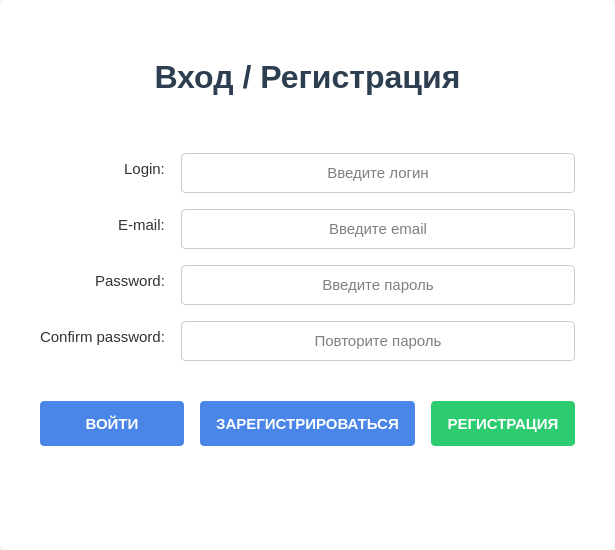
<?xml version="1.0" encoding="UTF-8"?>
<ui version="4.0">
 <class>AuthRegWindow</class>
 <widget class="QMainWindow" name="AuthRegWindow">
  <property name="geometry">
   <rect>
    <x>0</x>
    <y>0</y>
    <width>615</width>
    <height>550</height>
   </rect>
  </property>
  <property name="sizePolicy">
   <sizepolicy hsizetype="Preferred" vsizetype="Preferred">
    <horstretch>0</horstretch>
    <verstretch>0</verstretch>
   </sizepolicy>
  </property>
  <property name="windowTitle">
   <string>Easy Week - Вход</string>
  </property>
  <property name="styleSheet">
   <string notr="true">QMainWindow {
    background-color: #f5f5f5;
}

QLabel {
    color: #333333;
}

QPushButton {
    background-color: #4a86e8;
    color: white;
    border: none;
    padding: 8px 16px;
    border-radius: 4px;
    font-weight: bold;
}

QPushButton:hover {
    background-color: #3a76d8;
}

QPushButton:pressed {
    background-color: #2a66c8;
}

QLineEdit {
    border: 1px solid #cccccc;
    border-radius: 4px;
    padding: 8px;
    background-color: white;
}

QLineEdit:focus {
    border: 1px solid #4a86e8;
}

#title {
    color: #2c3e50;
    font-weight: bold;
}

#centralwidget {
    background-color: white;
    border-radius: 8px;
}

#reportMessage {
    color: #e74c3c;
    font-style: italic;
}</string>
  </property>
  <widget class="QWidget" name="centralwidget">
   <layout class="QVBoxLayout" name="horizontalLayout_2">
    <property name="spacing">
     <number>20</number>
    </property>
    <property name="leftMargin">
     <number>40</number>
    </property>
    <property name="topMargin">
     <number>40</number>
    </property>
    <property name="rightMargin">
     <number>40</number>
    </property>
    <property name="bottomMargin">
     <number>40</number>
    </property>
    <item>
     <layout class="QVBoxLayout" name="verticalLayout">
      <property name="spacing">
       <number>24</number>
      </property>
      <item>
       <widget class="QLabel" name="title">
        <property name="enabled">
         <bool>true</bool>
        </property>
        <property name="font">
         <font>
          <family>Segoe UI</family>
          <pointsize>24</pointsize>
          <bold>true</bold>
         </font>
        </property>
        <property name="layoutDirection">
         <enum>Qt::LayoutDirection::LeftToRight</enum>
        </property>
        <property name="frameShape">
         <enum>QFrame::Shape::NoFrame</enum>
        </property>
        <property name="text">
         <string>Вход / Регистрация</string>
        </property>
        <property name="alignment">
         <set>Qt::AlignmentFlag::AlignCenter</set>
        </property>
       </widget>
      </item>
      <item>
       <layout class="QFormLayout" name="formLayout">
        <property name="sizeConstraint">
         <enum>QLayout::SizeConstraint::SetNoConstraint</enum>
        </property>
        <property name="labelAlignment">
         <set>Qt::AlignmentFlag::AlignRight|Qt::AlignmentFlag::AlignTrailing|Qt::AlignmentFlag::AlignVCenter</set>
        </property>
        <property name="formAlignment">
         <set>Qt::AlignmentFlag::AlignJustify|Qt::AlignmentFlag::AlignTop</set>
        </property>
        <property name="horizontalSpacing">
         <number>16</number>
        </property>
        <property name="verticalSpacing">
         <number>16</number>
        </property>
        <property name="leftMargin">
         <number>0</number>
        </property>
        <property name="topMargin">
         <number>16</number>
        </property>
        <property name="rightMargin">
         <number>0</number>
        </property>
        <property name="bottomMargin">
         <number>16</number>
        </property>
        <item row="1" column="0">
         <widget class="QLabel" name="loginLabel">
          <property name="font">
           <font>
            <pointsize>11</pointsize>
           </font>
          </property>
          <property name="text">
           <string>Login:</string>
          </property>
          <property name="textFormat">
           <enum>Qt::TextFormat::AutoText</enum>
          </property>
          <property name="alignment">
           <set>Qt::AlignmentFlag::AlignCenter</set>
          </property>
         </widget>
        </item>
        <item row="1" column="1">
         <widget class="QLineEdit" name="loginLine">
          <property name="minimumSize">
           <size>
            <width>0</width>
            <height>40</height>
           </size>
          </property>
          <property name="font">
           <font>
            <pointsize>11</pointsize>
           </font>
          </property>
          <property name="styleSheet">
           <string notr="true">color: black;</string>
          </property>
          <property name="alignment">
           <set>Qt::AlignmentFlag::AlignCenter</set>
          </property>
          <property name="placeholderText">
           <string>Введите логин</string>
          </property>
         </widget>
        </item>
        <item row="2" column="0">
         <widget class="QLabel" name="emailLabel">
          <property name="font">
           <font>
            <pointsize>11</pointsize>
           </font>
          </property>
          <property name="text">
           <string>E-mail:</string>
          </property>
          <property name="textFormat">
           <enum>Qt::TextFormat::AutoText</enum>
          </property>
          <property name="alignment">
           <set>Qt::AlignmentFlag::AlignCenter</set>
          </property>
         </widget>
        </item>
        <item row="2" column="1">
         <widget class="QLineEdit" name="emailLine">
          <property name="minimumSize">
           <size>
            <width>0</width>
            <height>40</height>
           </size>
          </property>
          <property name="font">
           <font>
            <pointsize>11</pointsize>
           </font>
          </property>
          <property name="styleSheet">
           <string notr="true">color: black;</string>
          </property>
          <property name="locale">
           <locale language="English" country="UnitedStates"/>
          </property>
          <property name="alignment">
           <set>Qt::AlignmentFlag::AlignCenter</set>
          </property>
          <property name="placeholderText">
           <string>Введите email</string>
          </property>
         </widget>
        </item>
        <item row="3" column="0">
         <widget class="QLabel" name="passwordLabel">
          <property name="font">
           <font>
            <pointsize>11</pointsize>
           </font>
          </property>
          <property name="text">
           <string>Password:</string>
          </property>
          <property name="textFormat">
           <enum>Qt::TextFormat::AutoText</enum>
          </property>
          <property name="alignment">
           <set>Qt::AlignmentFlag::AlignCenter</set>
          </property>
         </widget>
        </item>
        <item row="3" column="1">
         <widget class="QLineEdit" name="passwordLine">
          <property name="minimumSize">
           <size>
            <width>0</width>
            <height>40</height>
           </size>
          </property>
          <property name="font">
           <font>
            <pointsize>11</pointsize>
           </font>
          </property>
          <property name="styleSheet">
           <string notr="true">color: black;</string>
          </property>
          <property name="echoMode">
           <enum>QLineEdit::EchoMode::Password</enum>
          </property>
          <property name="alignment">
           <set>Qt::AlignmentFlag::AlignCenter</set>
          </property>
          <property name="placeholderText">
           <string>Введите пароль</string>
          </property>
         </widget>
        </item>
        <item row="4" column="0">
         <widget class="QLabel" name="confirmPasswordLabel">
          <property name="font">
           <font>
            <pointsize>11</pointsize>
           </font>
          </property>
          <property name="text">
           <string>Confirm password:</string>
          </property>
          <property name="textFormat">
           <enum>Qt::TextFormat::AutoText</enum>
          </property>
          <property name="alignment">
           <set>Qt::AlignmentFlag::AlignCenter</set>
          </property>
         </widget>
        </item>
        <item row="4" column="1">
         <widget class="QLineEdit" name="confirmPasswordLine">
          <property name="minimumSize">
           <size>
            <width>0</width>
            <height>40</height>
           </size>
          </property>
          <property name="font">
           <font>
            <pointsize>11</pointsize>
           </font>
          </property>
          <property name="styleSheet">
           <string notr="true">color: black;</string>
          </property>
          <property name="echoMode">
           <enum>QLineEdit::EchoMode::Password</enum>
          </property>
          <property name="alignment">
           <set>Qt::AlignmentFlag::AlignCenter</set>
          </property>
          <property name="placeholderText">
           <string>Повторите пароль</string>
          </property>
         </widget>
        </item>
       </layout>
      </item>
      <item>
       <layout class="QHBoxLayout" name="horizontalLayout">
        <property name="spacing">
         <number>16</number>
        </property>
        <item>
         <widget class="QPushButton" name="loginButton">
          <property name="enabled">
           <bool>true</bool>
          </property>
          <property name="minimumSize">
           <size>
            <width>0</width>
            <height>45</height>
           </size>
          </property>
          <property name="maximumSize">
           <size>
            <width>16777215</width>
            <height>16777215</height>
           </size>
          </property>
          <property name="baseSize">
           <size>
            <width>0</width>
            <height>0</height>
           </size>
          </property>
          <property name="font">
           <font>
            <pointsize>11</pointsize>
            <bold>true</bold>
           </font>
          </property>
          <property name="text">
           <string>ВОЙТИ</string>
          </property>
          <property name="checkable">
           <bool>false</bool>
          </property>
          <property name="checked">
           <bool>false</bool>
          </property>
         </widget>
        </item>
        <item>
         <widget class="QPushButton" name="regButton">
          <property name="enabled">
           <bool>true</bool>
          </property>
          <property name="minimumSize">
           <size>
            <width>0</width>
            <height>45</height>
           </size>
          </property>
          <property name="font">
           <font>
            <pointsize>11</pointsize>
            <bold>true</bold>
           </font>
          </property>
          <property name="text">
           <string>ЗАРЕГИСТРИРОВАТЬСЯ</string>
          </property>
          <property name="checkable">
           <bool>false</bool>
          </property>
          <property name="checked">
           <bool>false</bool>
          </property>
         </widget>
        </item>
        <item>
         <widget class="QPushButton" name="toRegButton">
          <property name="enabled">
           <bool>true</bool>
          </property>
          <property name="minimumSize">
           <size>
            <width>0</width>
            <height>45</height>
           </size>
          </property>
          <property name="font">
           <font>
            <pointsize>11</pointsize>
            <bold>true</bold>
           </font>
          </property>
          <property name="styleSheet">
           <string notr="true">background-color: #2ecc71;</string>
          </property>
          <property name="text">
           <string>РЕГИСТРАЦИЯ</string>
          </property>
          <property name="checkable">
           <bool>false</bool>
          </property>
          <property name="checked">
           <bool>false</bool>
          </property>
         </widget>
        </item>
       </layout>
      </item>
      <item>
       <widget class="QLabel" name="reportMessage">
        <property name="sizePolicy">
         <sizepolicy hsizetype="Minimum" vsizetype="Minimum">
          <horstretch>0</horstretch>
          <verstretch>0</verstretch>
         </sizepolicy>
        </property>
        <property name="minimumSize">
         <size>
          <width>0</width>
          <height>40</height>
         </size>
        </property>
        <property name="maximumSize">
         <size>
          <width>16777215</width>
          <height>40</height>
         </size>
        </property>
        <property name="font">
         <font>
          <pointsize>11</pointsize>
          <italic>true</italic>
         </font>
        </property>
        <property name="text">
         <string/>
        </property>
        <property name="alignment">
         <set>Qt::AlignmentFlag::AlignCenter</set>
        </property>
       </widget>
      </item>
     </layout>
    </item>
   </layout>
  </widget>
 </widget>
 <resources/>
 <connections/>
</ui>
